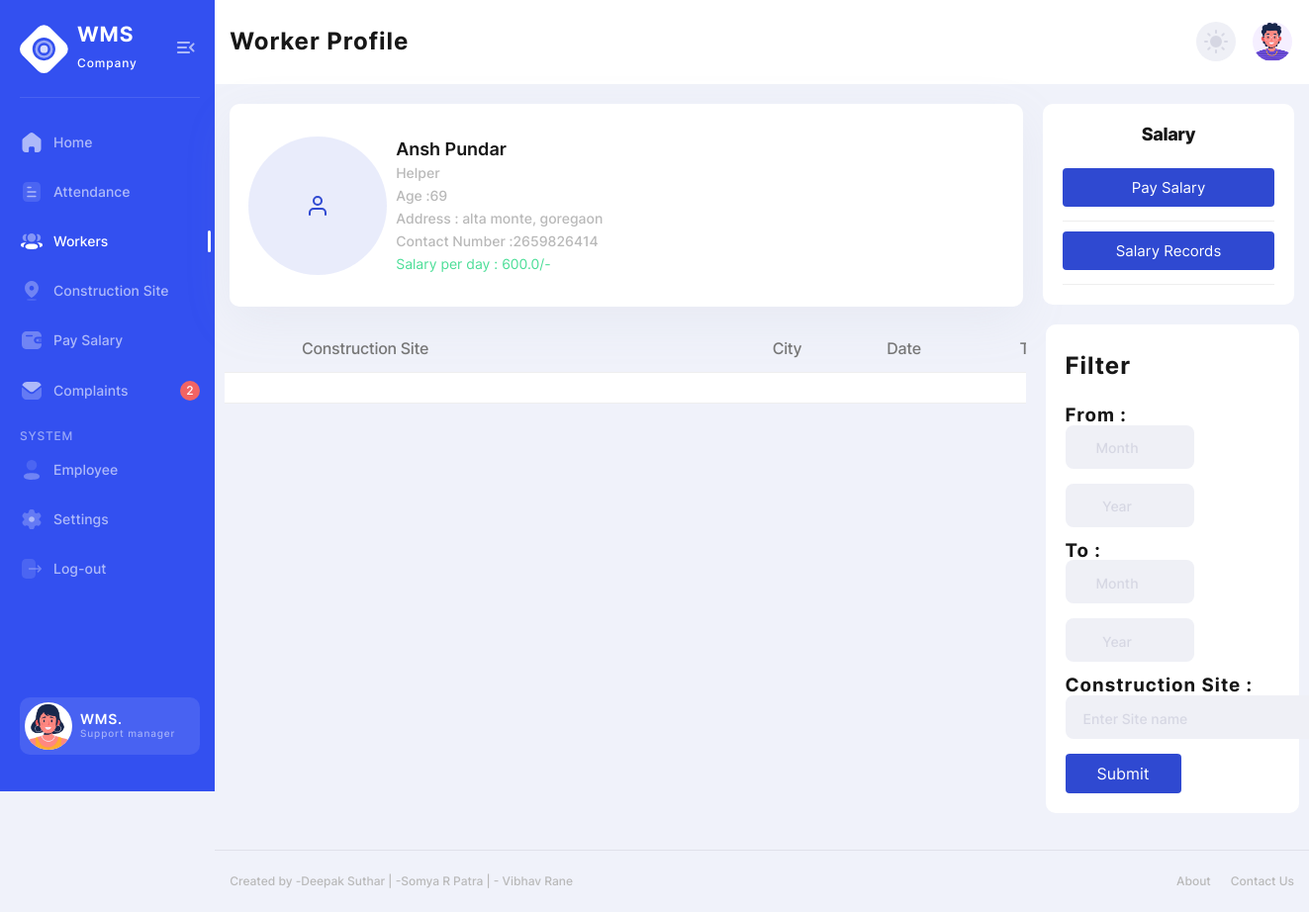
Before: /worker_profile/7 (signed in) with the older database file.
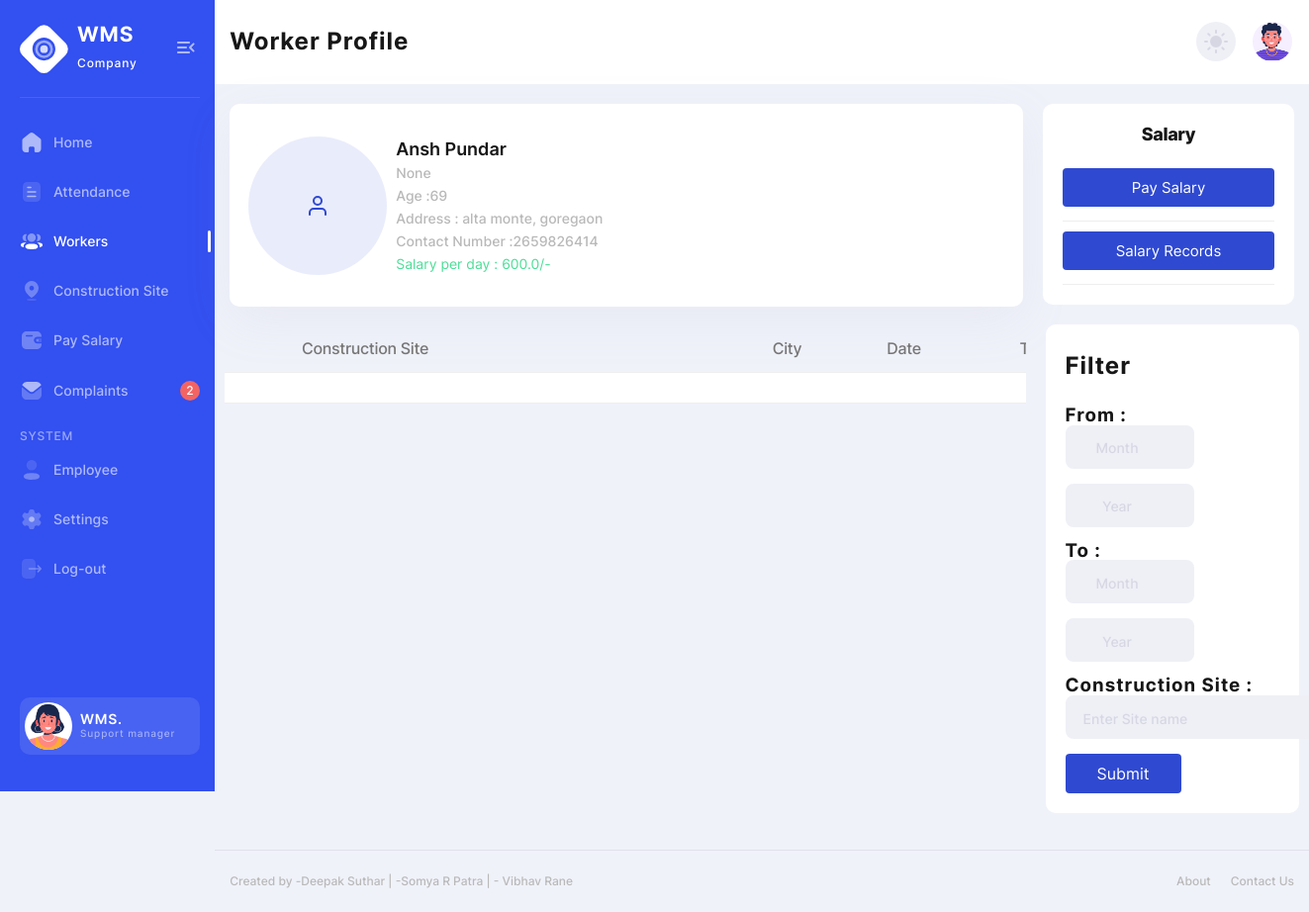
After: the same page with the newer database file.
### admpage/models.py (models this page shows, shortened)
class Worker(models.Model):
    CATE = (
        ('Carpenter','Carpenter'),
        ('Helper','Helper'),
        ('Electrician','Electrician'),
        ('Plasterer','Plasterer'),
        ('Welder','Welder'),
        ('Plumber','Plumber'),
        ('Glazier','Glazier'),
        ('Mason','Mason'),
        ('Concrete Finisher','Concrete Finisher'),
        ('Painter','Painter'),
        ('Other','Other'),
    )
    lsd = models.DateTimeField(auto_now_add=True,null=True)
    category = models.CharField(max_length=20,null=True,choices=CATE)
    name = models.CharField(max_length=20,null=True)
    spd = models.FloatField(null=True)
    age = models.CharField(max_length=20,null=True)
    wadd = models.CharField(max_length=200,null=True)
    sdate = models.DateTimeField(auto_now_add=True,null=True)
    wcontact = models.CharField(max_length=20,null=True)

### admpage/views.py (the view)
@login_required(login_url='emplog')
def worker_profile(request,pk):
    worker_profile = Worker.objects.get(id=pk)
    att = Attendance.objects.all().order_by('-ada','-atim')
    context = {'worker_profile':worker_profile, 'att':att}
    return render(request, "worker_profile.html", context)

### templates/worker_profile.html (shortened to what the changed rows need)
{% load static %}
<!DOCTYPE html>
<html lang="en">
<head>
  <link rel="stylesheet" href="{% static 'css/style.css' %}">
</head>
<body>
<div class="page-flex">
  <div class="main-wrapper">
    <nav class="main-nav--bg">
  <div class="container main-nav">
    <div class="main-nav-start">
        <h2 class="main-title">Worker Profile</h2>
    </div>
  </div>
</nav>
    <main class="main users chart-page" id="skip-target">
      <div class="container">
        <div class="row stat-cards">
          <div class="col-lg-9">
            <article class="stat-cards-item-workers-profile">
                <div class="stat-cards-info-workers">
                    <p class="stat-cards-info__name-workers">{{worker_profile.name}}</p>
                    <p class="stat-cards-info__title-workers">{{worker_profile.category}}</p>
                    <p class="stat-cards-info__title-workers">Age :{{worker_profile.age}} </p>
                    <p class="stat-cards-info__title-workers">Address : {{worker_profile.wadd}} </p>
                    <p class="stat-cards-info__title-workers">Contact Number :{{worker_profile.wcontact}}</p>
                    <p class="stat-cards-info__progress"> <span class="stat-cards-info__profit success"> Salary per day : {{worker_profile.spd}}/-</span></p>
                </div>
            </article>
          </div>
        </div>
      <div class="row">
        <div class="col-lg-9">
          <div class="users-table table-wrapper">
            <table class="posts-table">
              <thead>
                <tr class="users-table-info">
                  <th></th>
                  <th>Construction Site</th>
                  <th>City</th>
                  <th>Date</th>
                  <th>Time</th>
                </tr>
              </thead>
            </table>
          </div>
        </div>
        <div class="col-lg-3">
          <article class="white-block">
            <h2 class="main-title">Filter</h2>
            <br>
          </article>
        </div>
      </div>
      </div>
    </main>
  </div>
</div>
</body>
</html>

Changed rows visible on the page:
changed Worker "Ansh Pundar": category "Helper" → "None"
